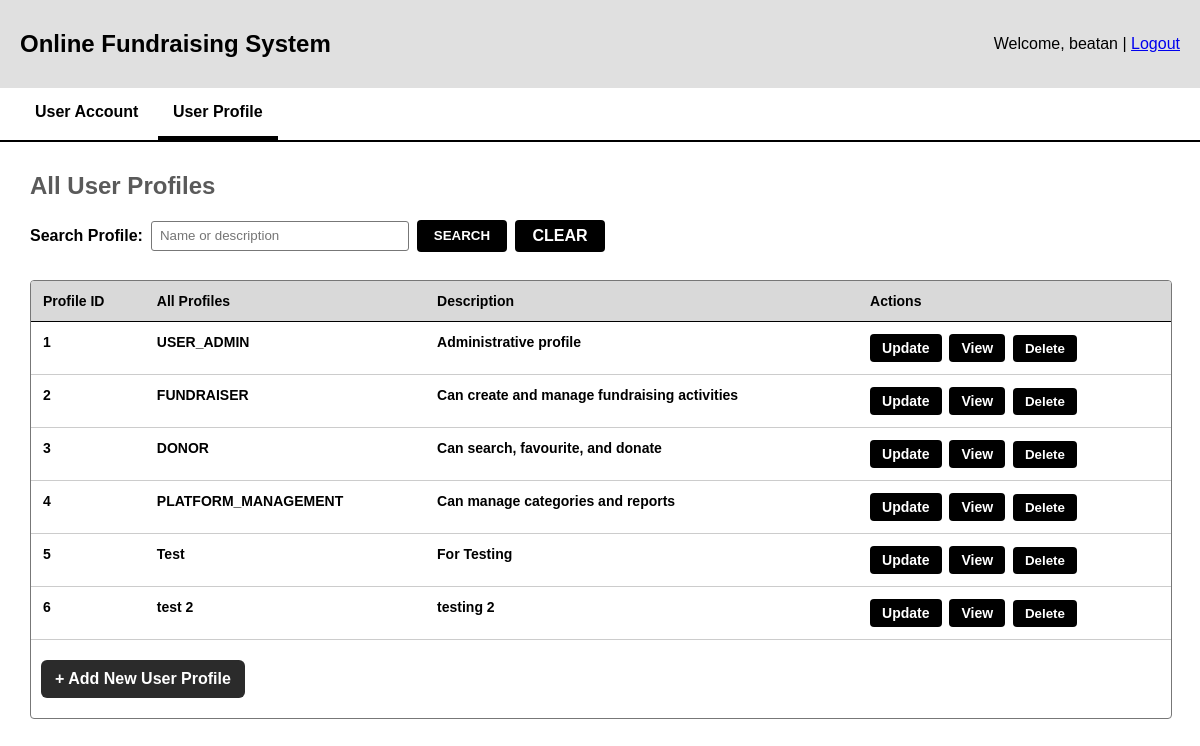
The app's page /profiles (signed in), older data.
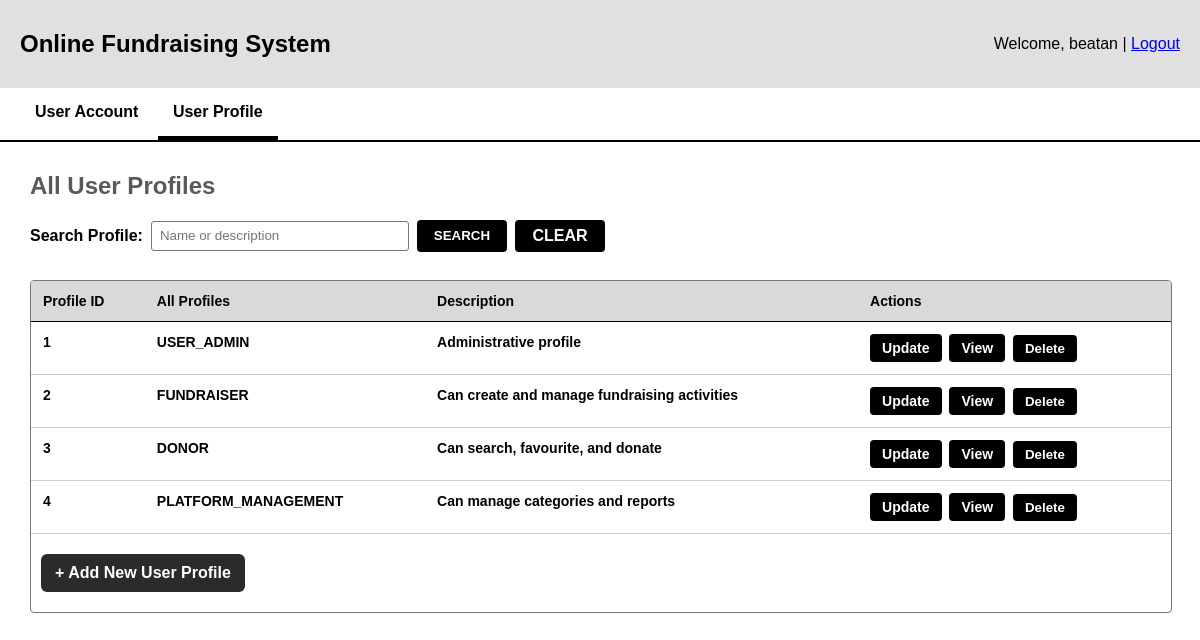
The same page, newer data.
### tables this page shows
CREATE TABLE user_profile (
    profile_id INTEGER PRIMARY KEY ,
    profile_name TEXT NOT NULL UNIQUE,
    profile_desc TEXT NOT NULL
);

### boundary/user_profile_routes.py (the view)
@user_profile_bp.route("/profiles")
@roles_required(USER_ADMIN)
def list_profiles():
    search_term = request.args.get("search", "")
    if "search" in request.args:
        if search_term.strip():
            controller = search_user_profile_controller()
            profiles = controller.searchProfiles(search_term)
        else:
            flash("Profile name or description needs to be provided.", "error")
            controller = view_user_profile_controller()
            profiles = controller.viewUserProfile()
    else:
        controller = view_user_profile_controller()
        profiles = controller.viewUserProfile()
    return render_template(
        "profiles/list_profiles.html",
        profiles = profiles,
        search_term = search_term
    )

### boundary/access_control.py (called while the page is built)
def roles_required(*allowed_profile_ids):
    def decorator(view_function):
        @wraps(view_function)
        def wrapped_view(*args, **kwargs):
            if not session.get("account_id"):
                flash("Please log in to continue.", "error")
                return redirect(url_for("auth.login"))
            profile_id = session.get("profile_id")
            if profile_id not in allowed_profile_ids:
                flash("You do not have permission to access this page.", "error")
                return redirect(url_for("home"))
            return view_function(*args, **kwargs)
        return wrapped_view
    return decorator

### control/view_user_profile_controller.py (called while the page is built)
    def viewUserProfile(self) -> List["UserProfile"]:
        return UserProfile.getAllProfiles()

### db.py (called while the page is built)
def get_connection():
    connection = sqlite3.connect(DB_PATH) #open database
    connection.row_factory = sqlite3.Row #Enable access to columns using name
    connection.execute("PRAGMA foreign_keys = ON") #enforce foreign keys
    return connection

### entity/user_profile.py (called while the page is built)
    @classmethod
    def fromRow(cls, row) -> "UserProfile":
        return cls(
            profileId = row["profile_id"],
            profileName = row["profile_name"],
            profileDescription= row["profile_desc"]
        )

    @classmethod
    def getAllProfiles(cls) -> List["UserProfile"]:
        connection = get_connection()
        cursor = connection.execute(
            """
            SELECT profile_id, profile_name, profile_desc
            FROM user_profile
            ORDER BY profile_id
            """
        )
        rows = cursor.fetchall()
        connection.close()
        return [cls.fromRow(row) for row in rows]

### templates/profiles/list_profiles.html (shortened to what this page needs)
<!DOCTYPE html>
<html>
<head>
</head>
<body>
    <div class="header">
        <h2>Online Fundraising System</h2>
        <div>Welcome, {{ session.get('user_name', 'Guest') }} | <a href="{{ url_for('auth.logout') }}">Logout</a></div>
    </div>
    <nav>
        <a href="{{ url_for('user_account.list_accounts') }}">User Account</a>
        <a href="{{ url_for('user_profile.list_profiles') }}" class="active">User Profile</a>
    </nav>
    <div class="main">
        <h2>All User Profiles</h2>
        <div class="search-row">
            <form method="get" action="{{ url_for('user_profile.list_profiles') }}">
                <label for="search">Search Profile:</label>
                <input
                    type="text"
                    id="search"
                    name="search"
                    placeholder="Name or description"
                    value="{{ search_term }}"
                >
                <button class="search-btn" type="submit">SEARCH</button>
                <a class="search-btn" href="{{ url_for('user_profile.list_profiles') }}">CLEAR</a>
            </form>
        </div>
        <div class="table-box">
            <table>
                <thead>
                    <tr>
                        <th>Profile ID</th>
                        <th>All Profiles</th>
                        <th>Description</th>
                        <th>Actions</th>
                    </tr>
                </thead>
                <tbody>
                    {% if profiles %}
                        {% for profile in profiles %}
                            <tr>
                                <td>{{ profile.profileId }}</td>
                                <td>{{ profile.profileName }}</td>
                                <td>{{ profile.profileDescription }}</td>
                                <td>
                                    <a class="action-btn" href="{{ url_for('user_profile.update_profile') }}">Update</a>
                                    <a class="action-btn" href="{{ url_for('user_profile.view_profile') }}">View</a>
                                    <button
                                        class="action-btn"
                                        type="button"
                                        onclick='openDeleteProfileModal({{ profile.profileId|tojson }}, {{ profile.profileName|tojson }})'
                                    >
                                        Delete
                                    </button>
                                </td>
                            </tr>
                        {% endfor %}
                    {% elif profiles == 0 %}
                        <tr>
                            <td class="empty-row" colspan="4">Search user profiles by name or description.</td>
                        </tr>
                    {% else %}
                        <tr>
                            <td class="empty-row" colspan="4">No user profiles found.</td>
                        </tr>
                    {% endif %}
                </tbody>
            </table>
            <a class="add-btn" href="{{ url_for('user_profile.create_profile') }}">+ Add New User Profile</a>
        </div>
    </div>
</body>
</html>

### templates/profiles/list_profiles.html (style rules this page uses)
body { font-family: Arial, sans-serif; margin: 0; background: white; }
.header { background: #e0e0e0; padding: 10px 20px; display: flex; justify-content: space-between; align-items: center; }
nav { background: #fff; border-bottom: 2px solid #000; padding: 0 20px; }
nav a { text-decoration: none; color: black; padding: 15px; display: inline-block; font-weight: bold; }
nav a.active { border-bottom: 4px solid black; }
.main { padding: 30px; }
.main h2 { font-size: 24px; color: #5a5a5a; margin: 0 0 20px; }
.search-row { display: flex; align-items: center; gap: 8px; margin-bottom: 28px; }
.search-row form { display: flex; align-items: center; gap: 8px; flex-wrap: wrap; font-weight: bold; }
.search-row input { width: 240px; height: 28px; border: 1px solid #777; border-radius: 3px; padding: 0 8px; }
.search-btn { background: #000; color: white; border: none; border-radius: 4px; height: 32px; width: 90px; font-weight: bold; cursor: pointer; text-decoration: none; display: inline-flex; align-items: center; justify-content: center; }
.table-box { width: 100%; border: 1px solid #777; border-radius: 4px; overflow: hidden; padding-bottom: 20px; }
table { width: 100%; border-collapse: collapse; font-size: 14px; }
thead { background: #d9d9d9; }
th { text-align: left; padding: 12px; border-bottom: 1px solid #000; }
td { padding: 12px; border-bottom: 1px solid #ccc; font-weight: bold; vertical-align: top; }
.action-btn { background: #000; color: white; border: none; border-radius: 4px; padding: 6px 12px; font-weight: bold; cursor: pointer; margin-right: 4px; text-decoration: none; display: inline-block; }
.add-btn { margin: 20px 0 0 10px; background: #2b2b2b; color: white; border: none; border-radius: 6px; padding: 10px 14px; font-weight: bold; cursor: pointer; text-decoration: none; display: inline-block; }

Row changes from the older to the newer data that the page shows:
removed user_profile: profileId "5", profileName "Test", profileDescription "For Testing"
removed user_profile: profileId "6", profileName "test 2", profileDescription "testing 2"
